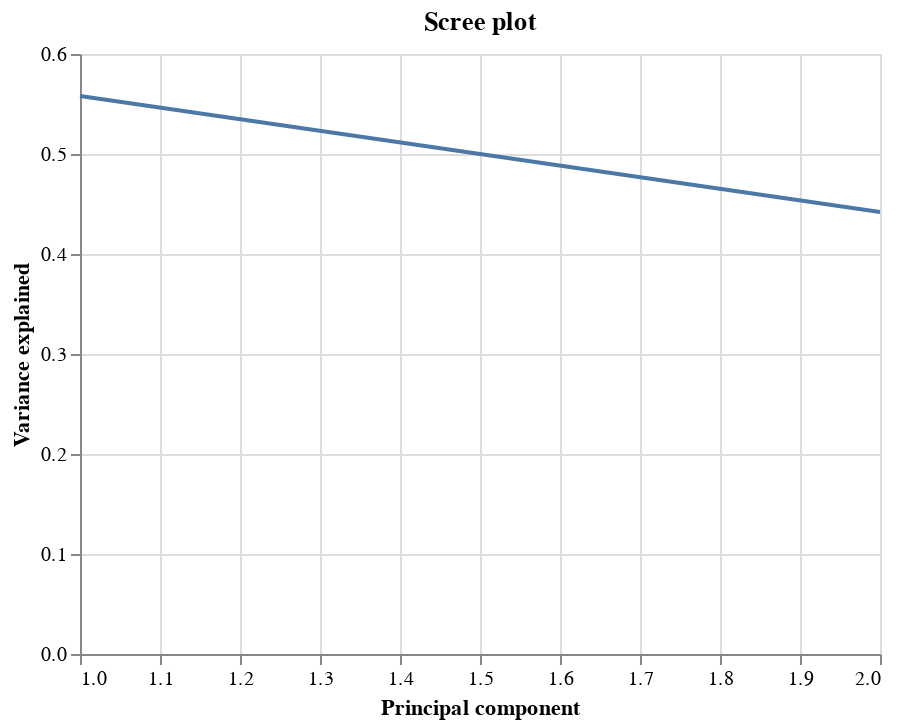

This figure's notebook cell:
### Code cell
neg_urbanization_residual_ratio.get_scree_plot()

### Figure 1 — Vega-Lite specification as saved in the notebook (floating-point values rounded to 4 significant figures)
{"config": {"view": {"continuousWidth": 400, "continuousHeight": 300}}, "data": {"name": "data-a90378e24ba9d544981935b60539144a"}, "mark": "line", "encoding": {"x": {"field": "indices", "title": "Principal component", "type": "quantitative"}, "y": {"field": "var_explained", "title": "Variance explained", "type": "quantitative"}}, "title": "Scree plot", "$schema": "https://vega.github.io/schema/vega-lite/v4.17.0.json", "datasets": {"data-a90378e24ba9d544981935b60539144a": [{"indices": 1, "var_explained": 0.558}, {"indices": 2, "var_explained": 0.442}]}}
